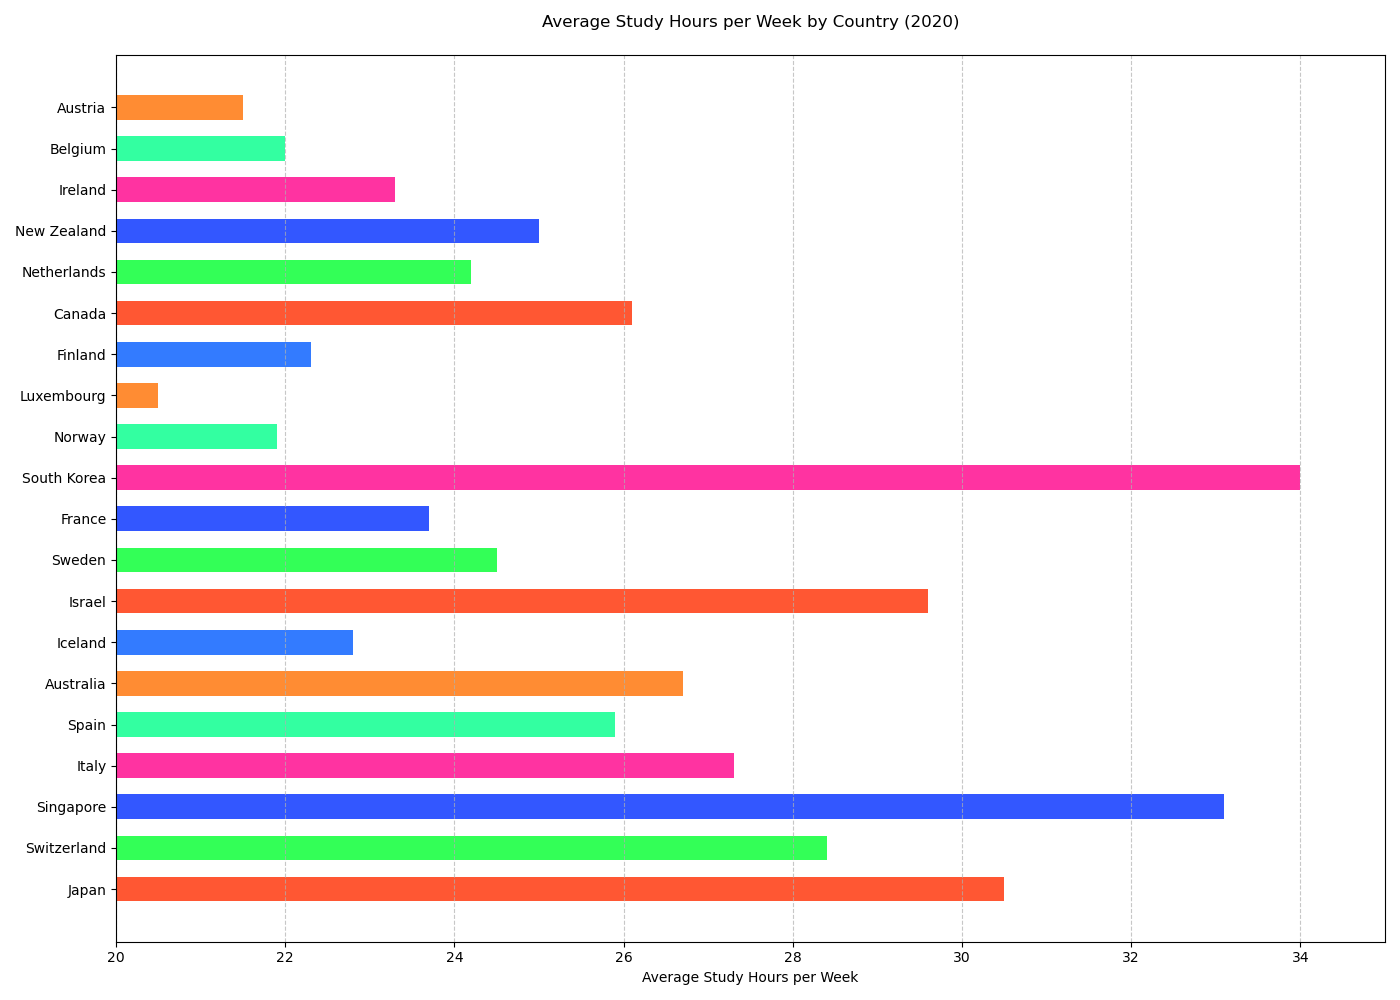

Python code for this plot:

import matplotlib.pyplot as plt

# Data
countries = ['Japan', 'Switzerland', 'Singapore', 'Italy', 'Spain', 
             'Australia', 'Iceland', 'Israel', 'Sweden', 'France', 
             'South Korea', 'Norway', 'Luxembourg', 'Finland', 
             'Canada', 'Netherlands', 'New Zealand', 'Ireland', 
             'Belgium', 'Austria']
study_hours = [30.5, 28.4, 33.1, 27.3, 25.9, 
               26.7, 22.8, 29.6, 24.5, 23.7, 
               34.0, 21.9, 20.5, 22.3, 
               26.1, 24.2, 25.0, 23.3, 
               22.0, 21.5]

# Create horizontal bar chart
plt.figure(figsize=(14, 10))  # Change width and height of the chart
colors = ['#FF5733', '#33FF57', '#3357FF', '#FF33A1', '#33FFA1', 
          '#FF8C33', '#337BFF', '#FF5733', '#33FF57', '#3357FF', 
          '#FF33A1', '#33FFA1', '#FF8C33', '#337BFF', 
          '#FF5733', '#33FF57', '#3357FF', '#FF33A1', 
          '#33FFA1', '#FF8C33']

plt.barh(countries, study_hours, color=colors, height=0.6)  # Change direction of chart and bar width

# Customizing the plot
plt.xlabel('Average Study Hours per Week')
plt.title('Average Study Hours per Week by Country (2020)', pad=20)
plt.xlim(20, 35)  # Set y-axis limits to truncate the chart
plt.grid(axis='x', linestyle='--', alpha=0.7)

plt.tight_layout()
plt.show()
